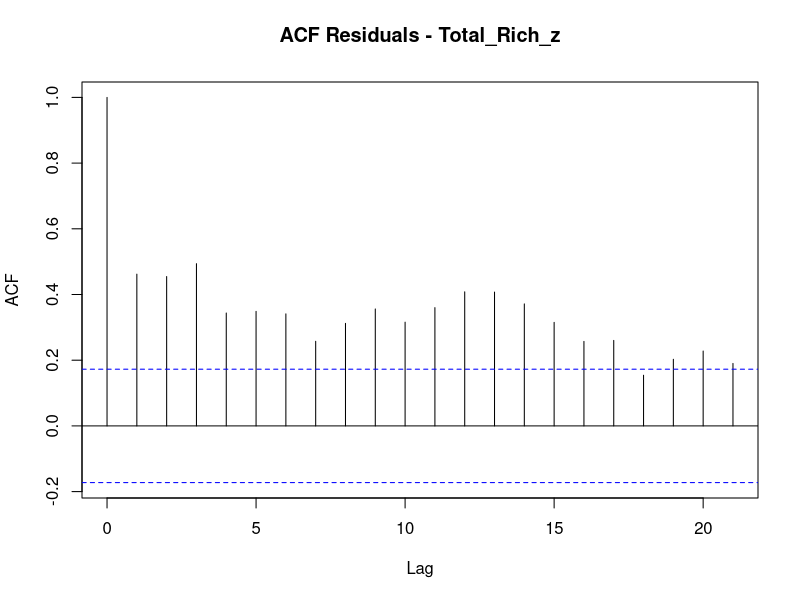
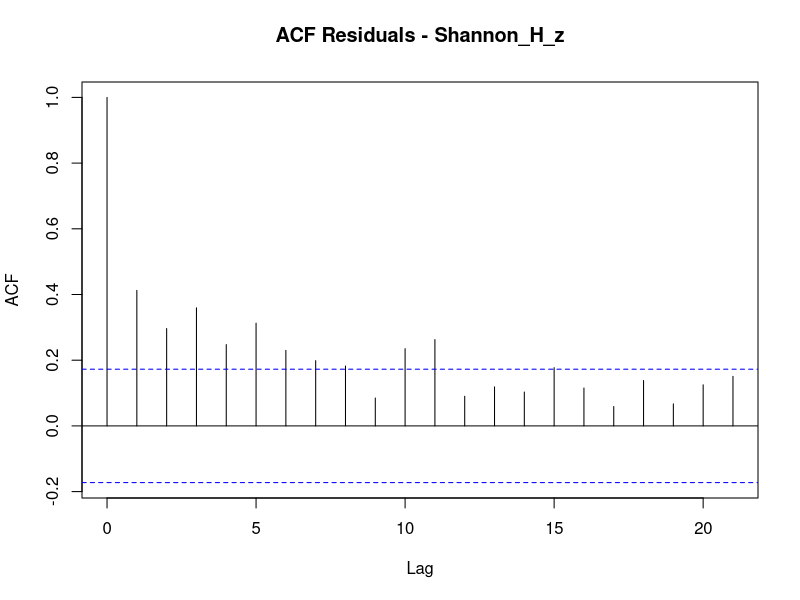
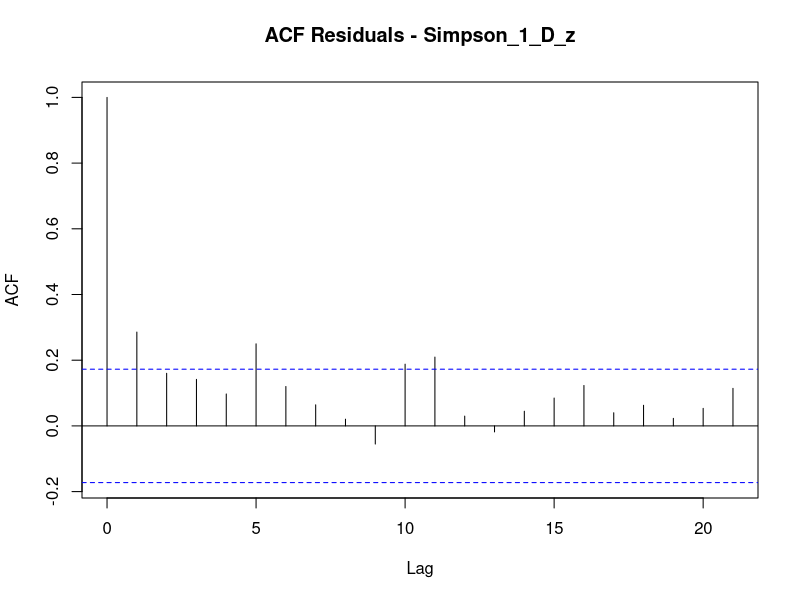
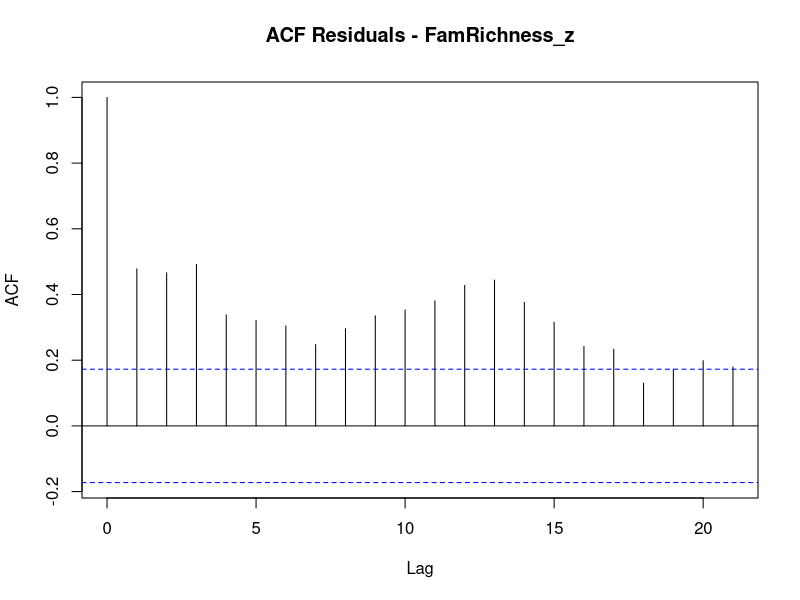
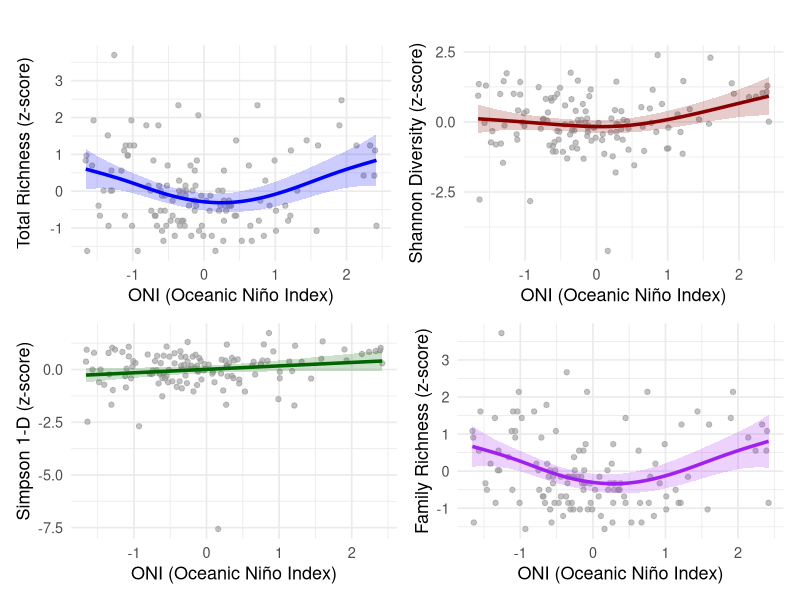

Source code (R) for these figures, in order:


# -------------------------------
# Load required libraries
# -------------------------------
library(readxl)
library(dplyr)
library(ggplot2)
library(mgcv)
library(nlme)       # needed for random effects and corAR1
library(patchwork)
library(lubridate)

# -------------------------------
# Load and prepare data
# -------------------------------
laselva <- read_excel("laselva.xlsx")

# Standardize selected variables and clean names
laselva_z <- laselva %>%
  rename(ONI_First = `ONI-First`) %>%
  mutate(across(c(`CG-Rich`, `Fi-Rich`, `Pi-Rich`, `Pr-Rich`, `Sc-Rich`, `Sh-Rich`,
                  `Total-Rich`, Shannon_H, `Simpson_1-D`, `FamRichness`,
                  `Tricho`, `Dipt`, `Non-Insects`),
                ~ scale(.)[,1], .names = "{.col}_z"))

laselva_z$Date <- dmy(paste0("01-", laselva_z$Date))  # if Date is like "Jan-1997"
laselva_z$Year <- year(laselva_z$Date)


# Replace hyphens with underscores for convenience
names(laselva_z) <- gsub("-", "_", names(laselva_z))

# -------------------------------
# Function to create GAMM plots with confidence intervals
# -------------------------------
plot_gamm <- function(model, data, y_var, y_label, line_color){
  
  new_data <- data.frame(ONI_First = seq(min(data$ONI_First, na.rm = TRUE),
                                         max(data$ONI_First, na.rm = TRUE),
                                         length.out = 200))
  
  pred <- predict(model$gam, newdata = new_data, se.fit = TRUE)
  new_data$fit <- pred$fit
  new_data$se  <- pred$se.fit
  
  ggplot() +
    geom_point(data = data, aes_string(x = "ONI_First", y = y_var),
               color = "grey60", alpha = 0.6) +
    geom_line(data = new_data, aes(x = ONI_First, y = fit),
              color = line_color, linewidth = 1.2) +
    geom_ribbon(data = new_data, aes(x = ONI_First, ymin = fit - 2*se, ymax = fit + 2*se),
                fill = line_color, alpha = 0.2) +
    theme_minimal(base_size = 13) +
    labs(x = "ONI (Oceanic Niño Index)",
         y = y_label) +
    theme(plot.title = element_text(face = "bold", hjust = 0.5))
}

# -------------------------------
# Fit GAMMs with Months and Year as random effects
# and AR1 autocorrelation by Months | Year
# -------------------------------
mod1 <- gamm(Total_Rich_z ~ s(ONI_First),
             random = list(Months=~1, Year=~1),
             correlation = corAR1(form = ~ Months | Year),
             data = laselva_z)

mod2 <- gamm(Shannon_H_z ~ s(ONI_First),
             random = list(Months=~1, Year=~1),
             correlation = corAR1(form = ~ Months | Year),
             data = laselva_z)

mod3 <- gamm(Simpson_1_D_z ~ s(ONI_First),
             random = list(Months=~1, Year=~1),
             correlation = corAR1(form = ~ Months | Year),
             data = laselva_z)

mod4 <- gamm(FamRichness_z ~ s(ONI_First),
             random = list(Months=~1, Year=~1),
             correlation = corAR1(form = ~ Months | Year),
             data = laselva_z)

# -------------------------------
# Summarize GAMM components
# -------------------------------
summary(mod1$gam)
summary(mod2$gam)
summary(mod3$gam)
summary(mod4$gam)

# -------------------------------
# Check autocorrelation of residuals
# -------------------------------
acf(residuals(mod1$lme, type = "normalized"), main = "ACF Residuals - Total_Rich_z")
acf(residuals(mod2$lme, type = "normalized"), main = "ACF Residuals - Shannon_H_z")
acf(residuals(mod3$lme, type = "normalized"), main = "ACF Residuals - Simpson_1_D_z")
acf(residuals(mod4$lme, type = "normalized"), main = "ACF Residuals - FamRichness_z")

# Extract lag-1 autocorrelation numeric values
acf(residuals(mod1$lme, type = "normalized"), plot = FALSE)$acf[2]
acf(residuals(mod2$lme, type = "normalized"), plot = FALSE)$acf[2]
acf(residuals(mod3$lme, type = "normalized"), plot = FALSE)$acf[2]
acf(residuals(mod4$lme, type = "normalized"), plot = FALSE)$acf[2]

# -------------------------------
# Create GAMM plots
# -------------------------------
plot_tr      <- plot_gamm(mod1, laselva_z, "Total_Rich_z", "Total Richness (z-score)", "blue")
plot_shannon <- plot_gamm(mod2, laselva_z, "Shannon_H_z", "Shannon Diversity (z-score)", "darkred")
plot_simpson <- plot_gamm(mod3, laselva_z, "Simpson_1_D_z", "Simpson 1-D (z-score)", "darkgreen")
plot_family  <- plot_gamm(mod4, laselva_z, "FamRichness_z", "Family Richness (z-score)", "purple")

# -------------------------------
# Combine plots 2x2 using patchwork
# -------------------------------
combined_plot <- (plot_tr | plot_shannon) / (plot_simpson | plot_family) +
  plot_annotation(title = "",
                  theme = theme(plot.title = element_text(face = "bold", hjust = 0.5, size = 16)))

# Display combined plot
combined_plot

